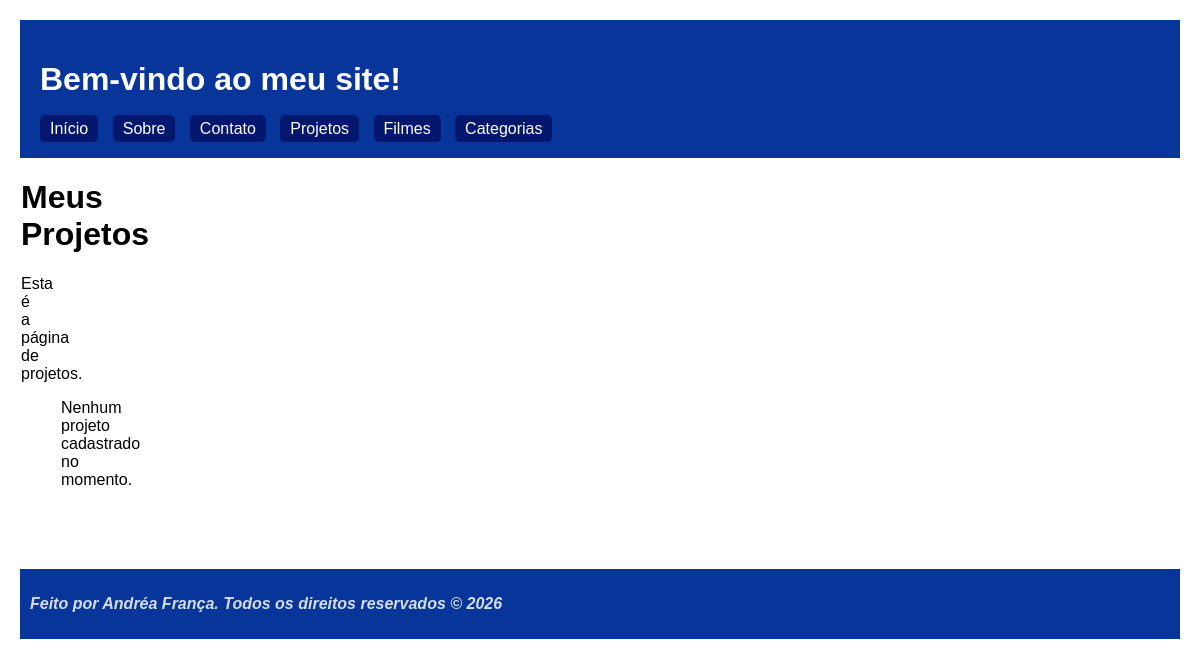
Page /projetos/ on the earlier database version.
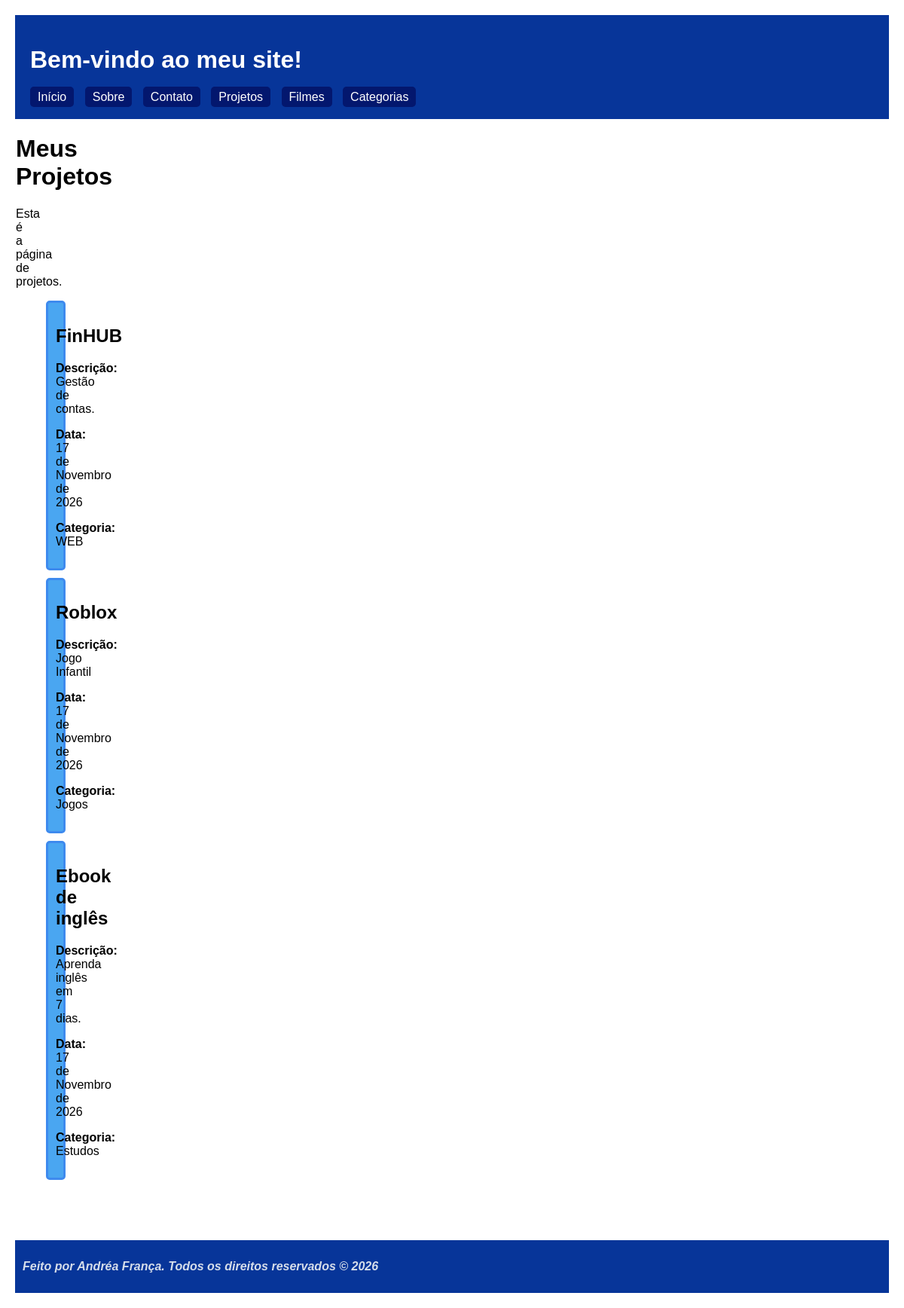
Same page on the later database version.
### paginas/models.py (models this page shows, shortened)
class Projeto(models.Model):
    nome = models.CharField(max_length=200)
    descricao = models.TextField()
    data_criacao = models.DateField(auto_now_add=True)
    categoria = models.ForeignKey(
        Categoria,
        on_delete=models.SET_NULL,
        null=True, blank=True
    )

class Categoria(models.Model):
    nome = models.CharField(max_length=100)
    def __str__(self):
        return self.nome

### paginas/views.py (the view)
# urls.py: path('projetos/', views.lista_projetos, name='projetos'),
def lista_projetos(request):
    contexto = {
        'projetos': Projeto.objects.all(),
    }
    return render(request, 'projetos.html', contexto)

### paginas/templates/projetos.html
{% extends "base.html" %}
{% block conteudo %}
<h1>Meus Projetos</h1>
<p>Esta é a página de projetos.</p>
<ul>
    {% for projeto in projetos %}
        <li class="cartao">
            <h2>{{ projeto.nome }}</h2>
            <p><strong>Descrição:</strong> {{ projeto.descricao }}</p>
            <p><strong>Data:</strong> {{ projeto.data_criacao }}</p>
            <p><strong>Categoria:</strong> {{ projeto.categoria }}</p>
        </li>
    {% empty %}
        <p>Nenhum projeto cadastrado no momento.</p>
    {% endfor %}
</ul>
{% endblock %}

### paginas/templates/base.html (shortened to what this page needs)
{% load static %}
<!DOCTYPE html>
<html lang="pt-br">
<head>
    <link rel="stylesheet" href="{% static 'css/estilo.css' %}">
</head>
<body>
    <header>
        <h1>Bem-vindo ao meu site!</h1>
        <nav>
            <a href="/">Início</a>
            <a href="/sobre/">Sobre</a>
            <a href="/contato/">Contato</a>
            <a href="/projetos/">Projetos</a>
            <a href="/filme/">Filmes</a>
            <a href="/categoria/">Categorias</a>
        </nav>
    </header>
    <main>
        {% block conteudo %}
        {% endblock %}
    </main>
    <footer>
        <p><i><b>Feito por Andréa França. Todos os direitos reservados &copy; 2026</b></i></p>
    </footer>
</body>
</html>

### paginas/static/css/estilo.css (style rules this page uses)
body { font-family: Arial; margin: 20px; }
header { background: #073599; color: white; padding: 20px; }
nav a { color: #ffffff; }
footer { background: #073599; color: rgba(237, 240, 243, 0.897); margin-top: 80px; padding: 10px; }
.cartao { list-style-type: none; background-color: #4aa6f1; border: 3px solid #3e8aee; border-radius: 5px; padding: 10px; margin-bottom: 10px; text-align: center; }
main { margin-left: 1px; margin-right: 1250px; text-align: left; }
nav a { margin-right: 10px; background-color: #03176e; padding: 5px 10px; border-radius: 5px; color: white; text-decoration: none; }

Differences in the rows shown:
added Projeto: nome "FinHUB", descricao "Gestão de contas.", data_criacao "17 de Novembro de 2026", categoria "WEB"
added Projeto: nome "Roblox", descricao "Jogo Infantil", data_criacao "17 de Novembro de 2026", categoria "Jogos"
added Projeto: nome "Ebook de inglês", descricao "Aprenda inglês em 7 dias.", data_criacao "17 de Novembro de 2026", categoria "Estudos"
Other differences:
text no longer shown: "Nenhum projeto cadastrado no momento."
